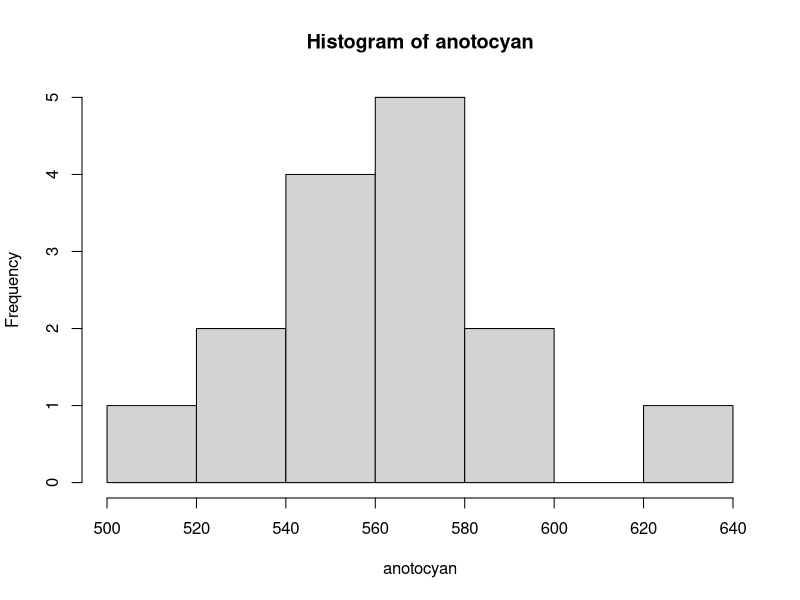

Here is the R script that generated this plot:
## ---- chunk 1
anotocyan <- c(525, 587, 547, 558, 591, 531, 571, 551, 566, 622, 561, 502, 556, 565, 562)
blåbær    <- data.frame(anotocyan)
hist(anotocyan)
## ---- chunk 2
snitt         <- mean(anotocyan)
standardavvik <- sd(anotocyan)
c(snitt, standardavvik)
c(snitt - 1.96 * standardavvik, snitt + 1.96 * standardavvik) # konfidensintervallet
